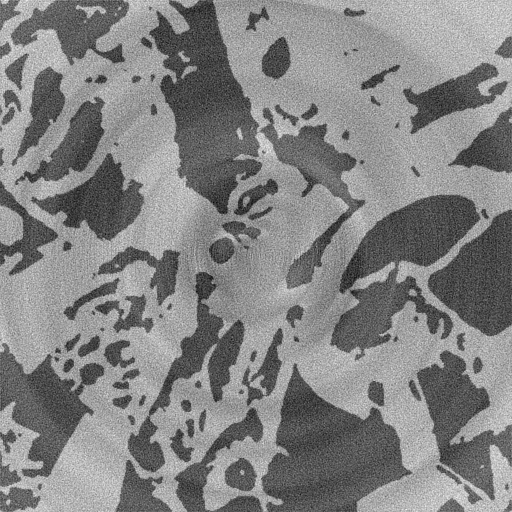
#> input picture Data/Talita/gamb_orig/image_106.png, 512 x 512 px; its folder holds 4 pictures in this run
$ python crop.py
#> lines starting #> are read from the running program, lines starting #| are printed output that depends on the picture
import cv2
import matplotlib.pyplot as plt

import glob
from skimage.io import imread, imsave
import matplotlib.pyplot as plt
import numpy as np

def crop_center(img, cropx, cropy):
       y, x, z = img.shape
       startx = x // 2 - (cropx // 2)
       starty = y // 2 - (cropy // 2)
       return img[starty:starty + cropy, startx:startx + cropx]

output_path = "/Users/mavaylon/Research/Pytorch_UNet/Data/Talita/Talita_500x500/orig/"
out2="/Users/mavaylon/Research/Pytorch_UNet/Data/Talita/Talita_500x500/gt/"
img_names = sorted(glob.glob("/Users/mavaylon/Research/Pytorch_UNet/Data/Talita/gamb_orig/*.png"))
img_names2 = sorted(glob.glob("/Users/mavaylon/Research/Pytorch_UNet/Data/Talita/Correct_Labels/*.png"))

#img=cv2.imread(img_names[0])
#q,w,e=img.shape

#print(img_names[0].split("/")[-1])

for name in img_names:
    print(name)
    im = cv2.imread(name)
#> im is the input picture: shape (512, 512, 3); min 6, max 243, mean 130.8
    print(im.shape)
#| (512, 512, 3)
    im = crop_center(im,500,500)
#> in crop_center, `return img[starty:starty + cropy, startx:startx + cropx]`:
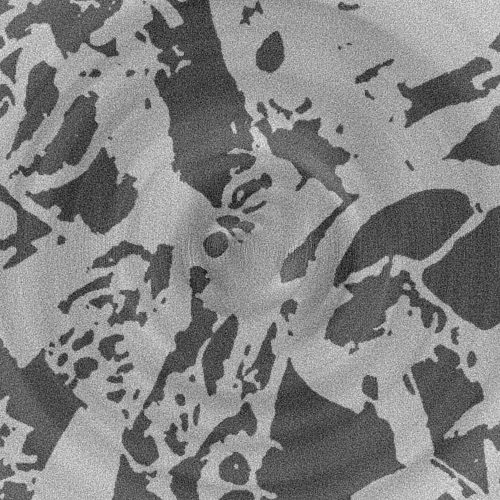
#> returned value: shape (500, 500, 3); min 6, max 239, mean 130.2
    print(im.shape)
#| (500, 500, 3)
    out_name = name.split("/")[-1]
    imsave(output_path+out_name,im)
#> pass 2 of the loop `for name in img_names:`:
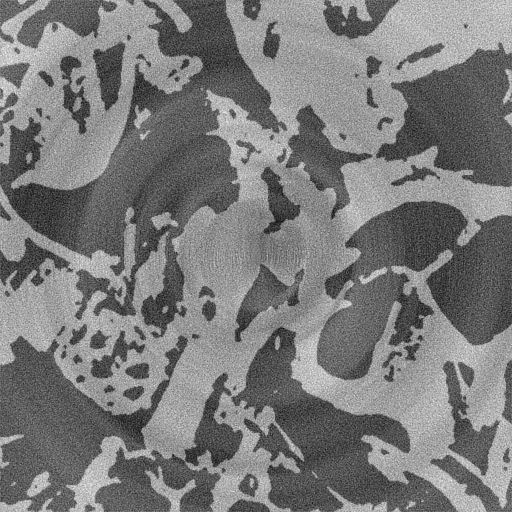
#> input picture Data/Talita/gamb_orig/image_128.png, 512 x 512 px
#> im is the input picture: shape (512, 512, 3); min 10, max 241, mean 122.3
#| (512, 512, 3)
#> in crop_center (call 2), `return img[starty:starty + cropy, startx:startx + cropx]`:
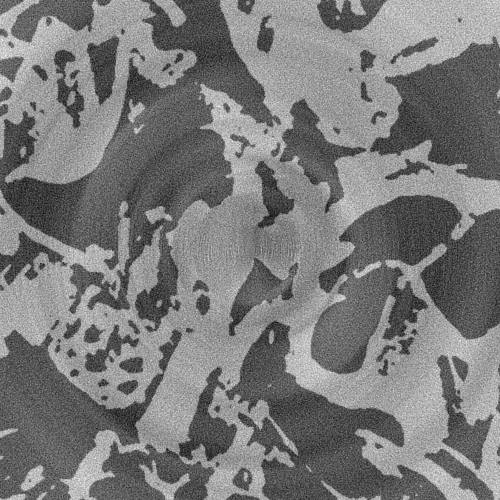
#> returned value: shape (500, 500, 3); min 10, max 241, mean 121.9
#| (500, 500, 3)
#> pass 3 of the loop `for name in img_names:`:
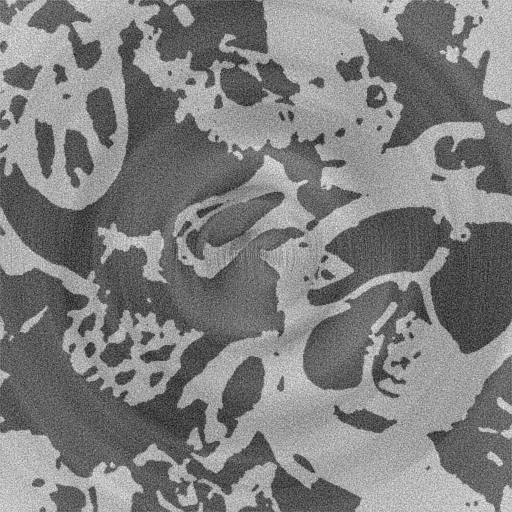
#> input picture Data/Talita/gamb_orig/image_154.png, 512 x 512 px
#> im is the input picture: shape (512, 512, 3); min 17, max 247, mean 126.8
#| (512, 512, 3)
#> in crop_center (call 3), `return img[starty:starty + cropy, startx:startx + cropx]`:
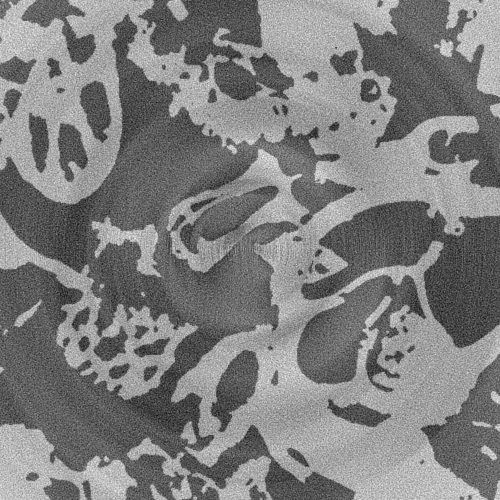
#> returned value: shape (500, 500, 3); min 17, max 247, mean 126.2
#| (500, 500, 3)
#> the loop made 4 passes; the first 3 are shown

for name in img_names2:
    print(name)
    im = cv2.imread(name)
    print(im.shape)
    im = crop_center(im,500,500)
    print(im.shape)
    out_name = name.split("/")[-1]
    imsave(out2+out_name,im)
